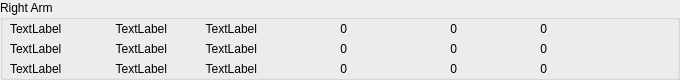
       <widget class="QGroupBox" name="groupBox_8">
        <property name="geometry">
         <rect>
          <x>20</x>
          <y>50</y>
          <width>680</width>
          <height>80</height>
         </rect>
        </property>
        <property name="title">
         <string>Right Arm</string>
        </property>
        <widget class="QLabel" name="jmax_28">
         <property name="geometry">
          <rect>
           <x>390</x>
           <y>20</y>
           <width>67</width>
           <height>17</height>
          </rect>
         </property>
         <property name="text">
          <string>0</string>
         </property>
         <property name="alignment">
          <set>Qt::AlignRight|Qt::AlignTrailing|Qt::AlignVCenter</set>
         </property>
        </widget>
        <widget class="QLabel" name="jname_28">
         <property name="geometry">
          <rect>
           <x>10</x>
           <y>20</y>
           <width>67</width>
           <height>17</height>
          </rect>
         </property>
         <property name="text">
          <string>TextLabel</string>
         </property>
         <property name="alignment">
          <set>Qt::AlignJustify|Qt::AlignVCenter</set>
         </property>
        </widget>
        <widget class="QLabel" name="jname_29">
         <property name="geometry">
          <rect>
           <x>10</x>
           <y>60</y>
           <width>67</width>
           <height>17</height>
          </rect>
         </property>
         <property name="text">
          <string>TextLabel</string>
         </property>
         <property name="alignment">
          <set>Qt::AlignJustify|Qt::AlignVCenter</set>
         </property>
        </widget>
        <widget class="QLabel" name="jmin_28">
         <property name="geometry">
          <rect>
           <x>280</x>
           <y>60</y>
           <width>67</width>
           <height>17</height>
          </rect>
         </property>
         <property name="text">
          <string>0</string>
         </property>
         <property name="alignment">
          <set>Qt::AlignRight|Qt::AlignTrailing|Qt::AlignVCenter</set>
         </property>
        </widget>
        <widget class="QLabel" name="jstate_28">
         <property name="geometry">
          <rect>
           <x>100</x>
           <y>40</y>
           <width>67</width>
           <height>17</height>
          </rect>
         </property>
         <property name="text">
          <string>TextLabel</string>
         </property>
         <property name="alignment">
          <set>Qt::AlignRight|Qt::AlignTrailing|Qt::AlignVCenter</set>
         </property>
        </widget>
        <widget class="QLabel" name="jmax_29">
         <property name="geometry">
          <rect>
           <x>390</x>
           <y>60</y>
           <width>67</width>
           <height>17</height>
          </rect>
         </property>
         <property name="text">
          <string>0</string>
         </property>
         <property name="alignment">
          <set>Qt::AlignRight|Qt::AlignTrailing|Qt::AlignVCenter</set>
         </property>
        </widget>
        <widget class="QLabel" name="jrawstate_28">
         <property name="geometry">
          <rect>
           <x>190</x>
           <y>40</y>
           <width>67</width>
           <height>17</height>
          </rect>
         </property>
         <property name="text">
          <string>TextLabel</string>
         </property>
         <property name="alignment">
          <set>Qt::AlignRight|Qt::AlignTrailing|Qt::AlignVCenter</set>
         </property>
        </widget>
        <widget class="QLabel" name="jstate_29">
         <property name="geometry">
          <rect>
           <x>100</x>
           <y>20</y>
           <width>67</width>
           <height>17</height>
          </rect>
         </property>
         <property name="text">
          <string>TextLabel</string>
         </property>
         <property name="alignment">
          <set>Qt::AlignRight|Qt::AlignTrailing|Qt::AlignVCenter</set>
         </property>
        </widget>
        <widget class="QLabel" name="jrawstate_29">
         <property name="geometry">
          <rect>
           <x>190</x>
           <y>20</y>
           <width>67</width>
           <height>17</height>
          </rect>
         </property>
         <property name="text">
          <string>TextLabel</string>
         </property>
         <property name="alignment">
          <set>Qt::AlignRight|Qt::AlignTrailing|Qt::AlignVCenter</set>
         </property>
        </widget>
        <widget class="QLabel" name="jrawstate_30">
         <property name="geometry">
          <rect>
           <x>190</x>
           <y>60</y>
           <width>67</width>
           <height>17</height>
          </rect>
         </property>
         <property name="text">
          <string>TextLabel</string>
         </property>
         <property name="alignment">
          <set>Qt::AlignRight|Qt::AlignTrailing|Qt::AlignVCenter</set>
         </property>
        </widget>
        <widget class="QLabel" name="jmin_29">
         <property name="geometry">
          <rect>
           <x>280</x>
           <y>40</y>
           <width>67</width>
           <height>17</height>
          </rect>
         </property>
         <property name="text">
          <string>0</string>
         </property>
         <property name="alignment">
          <set>Qt::AlignRight|Qt::AlignTrailing|Qt::AlignVCenter</set>
         </property>
        </widget>
        <widget class="QLabel" name="jname_30">
         <property name="geometry">
          <rect>
           <x>10</x>
           <y>40</y>
           <width>67</width>
           <height>17</height>
          </rect>
         </property>
         <property name="text">
          <string>TextLabel</string>
         </property>
         <property name="alignment">
          <set>Qt::AlignJustify|Qt::AlignVCenter</set>
         </property>
        </widget>
        <widget class="QLabel" name="jmin_30">
         <property name="geometry">
          <rect>
           <x>280</x>
           <y>20</y>
           <width>67</width>
           <height>17</height>
          </rect>
         </property>
         <property name="text">
          <string>0</string>
         </property>
         <property name="alignment">
          <set>Qt::AlignRight|Qt::AlignTrailing|Qt::AlignVCenter</set>
         </property>
        </widget>
        <widget class="QLabel" name="jmax_30">
         <property name="geometry">
          <rect>
           <x>390</x>
           <y>40</y>
           <width>67</width>
           <height>17</height>
          </rect>
         </property>
         <property name="text">
          <string>0</string>
         </property>
         <property name="alignment">
          <set>Qt::AlignRight|Qt::AlignTrailing|Qt::AlignVCenter</set>
         </property>
        </widget>
        <widget class="QLabel" name="jstate_30">
         <property name="geometry">
          <rect>
           <x>100</x>
           <y>60</y>
           <width>67</width>
           <height>17</height>
          </rect>
         </property>
         <property name="text">
          <string>TextLabel</string>
         </property>
         <property name="alignment">
          <set>Qt::AlignRight|Qt::AlignTrailing|Qt::AlignVCenter</set>
         </property>
        </widget>
        <widget class="QLabel" name="jmax_39">
         <property name="geometry">
          <rect>
           <x>480</x>
           <y>20</y>
           <width>67</width>
           <height>17</height>
          </rect>
         </property>
         <property name="text">
          <string>0</string>
         </property>
         <property name="alignment">
          <set>Qt::AlignRight|Qt::AlignTrailing|Qt::AlignVCenter</set>
         </property>
        </widget>
        <widget class="QLabel" name="jmax_38">
         <property name="geometry">
          <rect>
           <x>480</x>
           <y>40</y>
           <width>67</width>
           <height>17</height>
          </rect>
         </property>
         <property name="text">
          <string>0</string>
         </property>
         <property name="alignment">
          <set>Qt::AlignRight|Qt::AlignTrailing|Qt::AlignVCenter</set>
         </property>
        </widget>
        <widget class="QLabel" name="jmax_37">
         <property name="geometry">
          <rect>
           <x>480</x>
           <y>60</y>
           <width>67</width>
           <height>17</height>
          </rect>
         </property>
         <property name="text">
          <string>0</string>
         </property>
         <property name="alignment">
          <set>Qt::AlignRight|Qt::AlignTrailing|Qt::AlignVCenter</set>
         </property>
        </widget>
       </widget>
